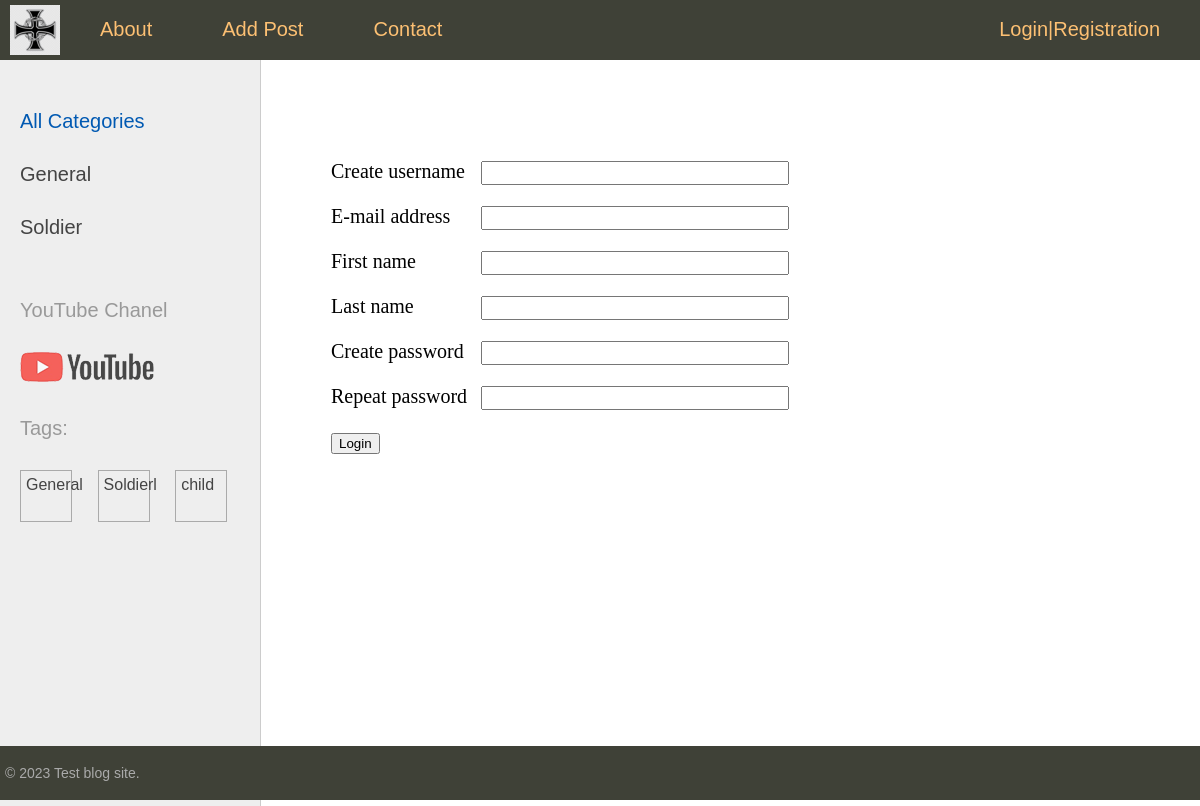
The app's page /users/register/, older data.
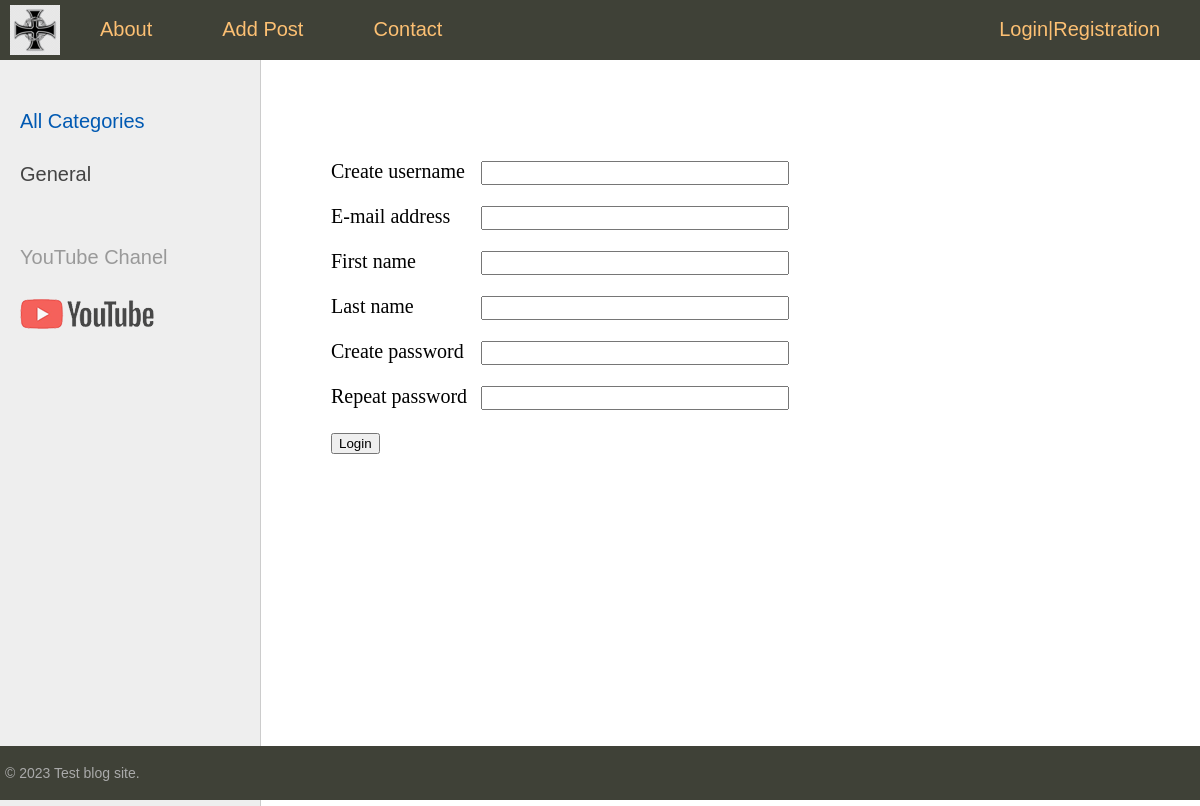
The same page, newer data.
### sitetest/models.py (models this page shows, shortened)
class Category(models.Model):
    name = models.CharField(max_length=100, db_index=True, verbose_name="Category")
    slug = models.SlugField(max_length=255, unique=True, db_index=True, verbose_name="Slug")
    class Meta:
        verbose_name = "Category"
        verbose_name_plural = "Catefories"
    def get_absolute_url(self):
        return reverse("category", kwargs={"cat_slug": self.slug})

class TagPost(models.Model):
    tag = models.CharField(max_length=100, db_index=True)
    slug = models.SlugField(max_length=255, unique=True, db_index=True)
    def get_absolute_url(self):
        return reverse("tags", kwargs={"tag_slug": self.slug})

### users/views.py (the view)
# urls.py: path('register/', views.UserRegisterView.as_view(), name="registration"),
class UserRegisterView(CreateView):
    form_class = UserRegistrationForm
    template_name = 'users/register.html'
    extra_context = {'title': "Registration"}
    success_url = reverse_lazy('users:login')

### users/forms.py
class UserRegistrationForm(UserCreationForm):
    username = forms.CharField(label="Create username", widget=forms.TextInput(attrs={'class': 'form-input'}))
    password1 = forms.CharField(label="Create password", widget=forms.TextInput(attrs={'class': 'form-input'}))
    password2 = forms.CharField(label="Repeat password", widget=forms.TextInput(attrs={'class': 'form-input'}))
    class Meta:
        model = get_user_model()
        fields = ['username', 'email', 'first_name', 'last_name', 'password1', 'password2']
        labels = {
            'email': "E-mail address",
            'first_name': "First name",
            'last_name': "Last name"
        }
        widgets = {
            'email': forms.TextInput(attrs={'class': 'form-input'}),
            'first_name': forms.TextInput(attrs={'class': 'form-input'}),
            'last_name': forms.TextInput(attrs={'class': 'form-input'})
        }

### sitetest/templatetags/person_tags.py (called while the page is built)
@register.inclusion_tag('sitetest/list_categories.html')
def show_categories(cat_selected=0):
    cats = Category.objects.annotate(total=Count("categ")).filter(total__gt=0)
    return {'cats': cats, 'cat_selected': cat_selected}

### users/context_processors.py (called while the page is built)
def get_upper_menu(request):
    return {'upper_menu':menu}

### users/templates/users/register.html (shortened to what this page needs)
{%extends 'base.html'%}
{%block content%}
<form method="post">
    {% for f in form %}
    <p><label class="form-label" for="{{ f.id_for_label }}">{{ f.label }}</label>{{ f }}</p>
    {% endfor %}
    <button type="submit">Login</button>
</form>
{%endblock%}

### sitetest/templates/sitetest/list_categories.html
{% for cat in cats %}
{% if cat.id == cat_selected%}
<li class="selected">{{cat.name}}</li>
{% else %}
<li><a href="{{ cat.get_absolute_url }}">{{cat.name}}</a></li>
{% endif %}
{% endfor %}

### sitetest/templates/sitetest/list_tags.html
{%if tags%}
<p> Tags: </p>
<ul class="tags-list">
    {%for t in tags%}
    <li><a href="{{ t.get_absolute_url }}">{{t.tag}}</a></li>
    {%endfor%}
</ul>
{%endif%}

Row changes from the older to the newer data that the page shows:
removed Category: name "Soldier"
removed TagPost: tag "General"
removed TagPost: tag "Soldierl"
removed TagPost: tag "child"
Text that changed along with them:
text no longer shown: "Tags:"
